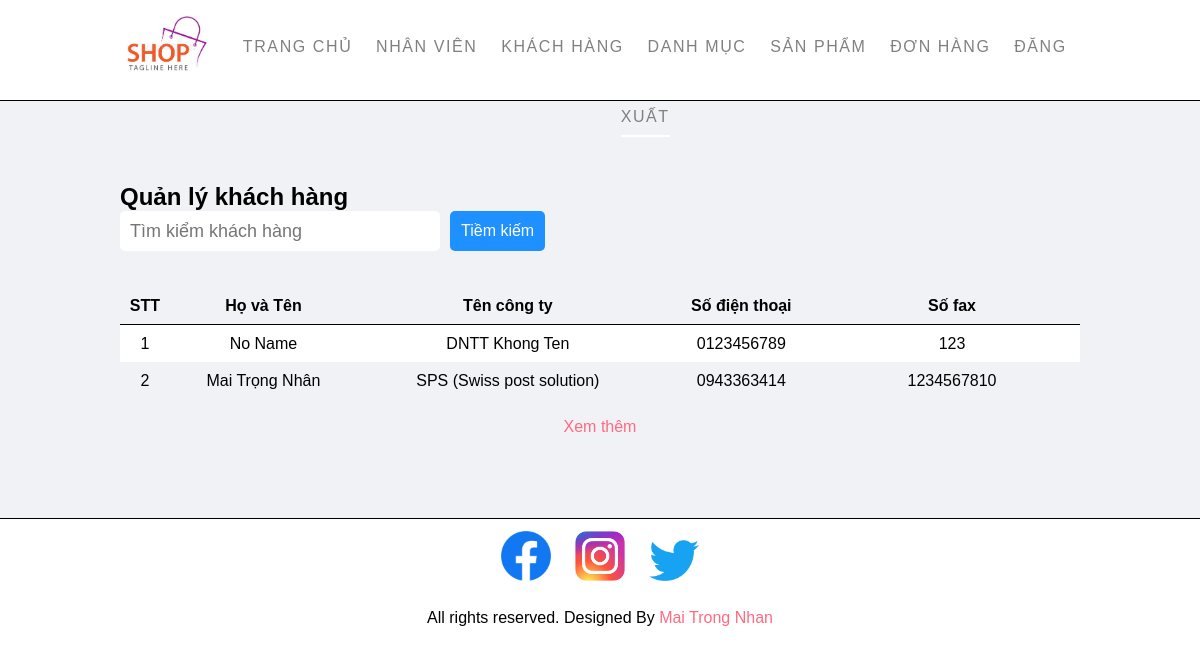
Before: /Admin/manager-customer.php (signed in) with the older database file.
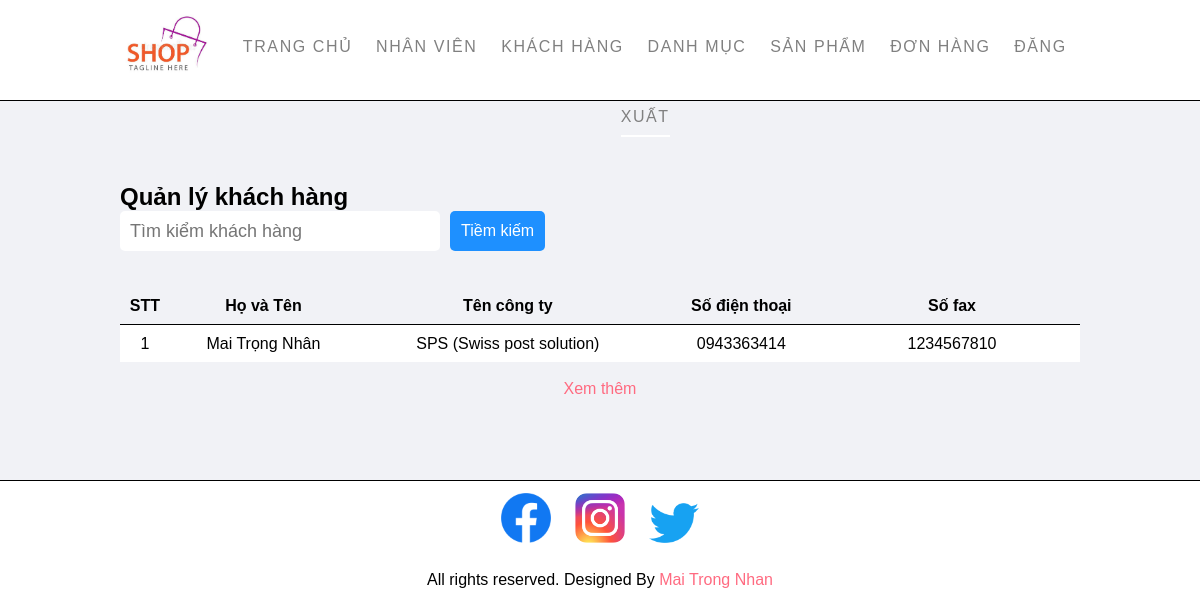
After: the same page with the newer database file.
### tables this page shows
CREATE TABLE `KhachHang` (
  `MSKH` int(5) NOT NULL,
  `HoTenKH` varchar(50) DEFAULT NULL,
  `UserName` varchar(50) NOT NULL,
  `Password` varchar(50) NOT NULL,
  `TenCongTy` varchar(50) DEFAULT NULL,
  `SoDienThoai` varchar(10) DEFAULT NULL CHECK (1 = `SoDienThoai` regexp '^[0-9]{10}$'),
  `SoFax` varchar(20) DEFAULT NULL
);

### Config/connect.php (called while the page is built, shortened)
<?php
function executeSQLResult ($conn, $sql) {
    $result = mysqli_query($conn, $sql);
    $data = array();
    while ($row = mysqli_fetch_array($result)) {
        $data[] = $row;
    }
    return $data;
}
?>

### Admin/manager-customer.php (the view, shortened to what this page needs)
<?php include('./layouts/header.php') ?>
<section class="main text-content">
    <div class="container">
        <h1>Quản lý khách hàng</h1>
        <div class="search">
            <input type="text" name='search' class="search-input" placeholder="Tìm kiểm khách hàng">
            <button class="search-btn btn-primary" id="load-search-customer"> Tiềm kiếm </button>
        </div>
        <br><br>
        <table class="tbl-manager">
            <tr>
                <th>STT</th>
                <th>Họ và Tên</th>
                <th>Tên công ty</th>
                <th>Số điện thoại</th>
                <th>Số fax</th>
            </tr>
            <?php
            $conn = connectToDatabase();
            $sql = "SELECT * FROM KhachHang LIMIT 10";
            $listCustomer = executeSQLResult($conn, $sql);
            for ($i = 1; $i <= count($listCustomer); $i++) {
                if ($i % 2 == 0) {
                    $name = $listCustomer[$i - 1]['HoTenKH'];
                    $company = $listCustomer[$i - 1]['TenCongTy'];
                    $phone = $listCustomer[$i - 1]['SoDienThoai'];
                    $fax = $listCustomer[$i - 1]['SoFax'];
            ?>
                    <tr class="text-center">
                        <td><?php echo $i; ?></td>
                        <td><?php echo $name; ?></td>
                        <td><?php echo $company; ?></td>
                        <td><?php echo $phone; ?></td>
                        <td><?php echo $fax; ?></td>
                    </tr>
            <?php
                } else {
                    $name = $listCustomer[$i - 1]['HoTenKH'];
                    $company = $listCustomer[$i - 1]['TenCongTy'];
                    $phone = $listCustomer[$i - 1]['SoDienThoai'];
                    $fax = $listCustomer[$i - 1]['SoFax'];
            ?>
                    <tr class="white text-center">
                        <td><?php echo $i; ?></td>
                        <td><?php echo $name; ?></td>
                        <td><?php echo $company;?></td>
                        <td><?php echo $phone; ?></td>
                        <td><?php echo $fax; ?></td>
                    </tr>
            <?php
                }
            }
            ?>
        </table>
        <br>
        <p class="text-center pink load-more" id="load-customer">Xem thêm</p>
    </div>
</section>
<?php
include('./layouts/footer.php') ?>

Changed rows visible on the page:
removed khachhang: HoTenKH "No Name", TenCongTy "DNTT Khong Ten", SoDienThoai "0123456789", SoFax "123"
